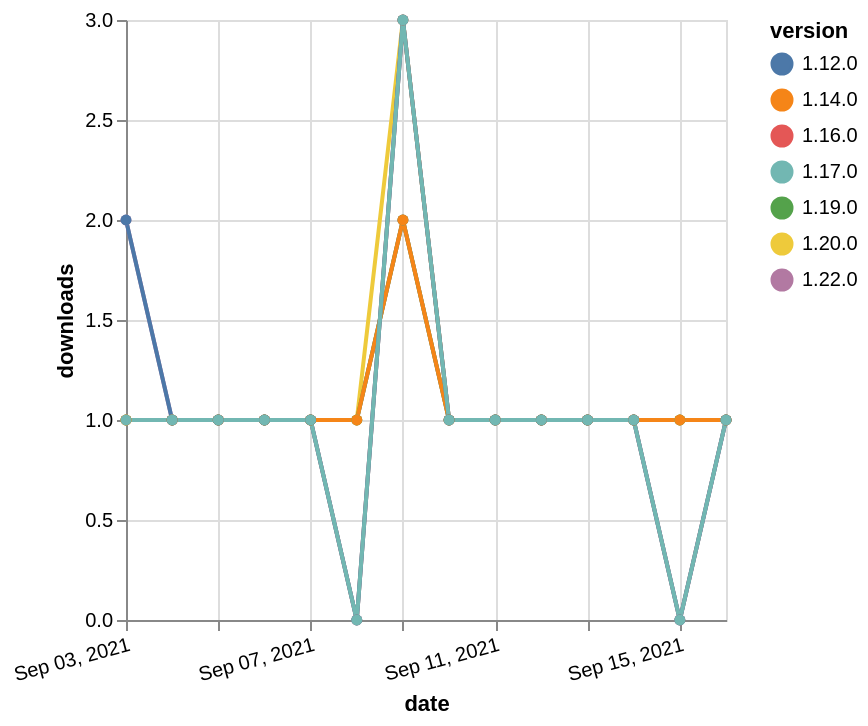

Source (Vega-Lite JSON):
### Vega-Lite specification from a JSON file in a GitHub repository (floating-point values rounded to 4 significant figures)
{"$schema": "https://vega.github.io/schema/vega-lite/v5.json", "description": "A simple bar chart with embedded data.", "data": {"values": [{"date": "2021-09-03", "total": 123, "delta": 2, "version": "1.22.0"}, {"date": "2021-09-04", "total": 124, "delta": 1, "version": "1.22.0"}, {"date": "2021-09-05", "total": 125, "delta": 1, "version": "1.22.0"}, {"date": "2021-09-06", "total": 126, "delta": 1, "version": "1.22.0"}, {"date": "2021-09-07", "total": 127, "delta": 1, "version": "1.22.0"}, {"date": "2021-09-08", "total": 128, "delta": 1, "version": "1.22.0"}, {"date": "2021-09-09", "total": 130, "delta": 2, "version": "1.22.0"}, {"date": "2021-09-10", "total": 131, "delta": 1, "version": "1.22.0"}, {"date": "2021-09-11", "total": 132, "delta": 1, "version": "1.22.0"}, {"date": "2021-09-12", "total": 133, "delta": 1, "version": "1.22.0"}, {"date": "2021-09-13", "total": 134, "delta": 1, "version": "1.22.0"}, {"date": "2021-09-14", "total": 135, "delta": 1, "version": "1.22.0"}, {"date": "2021-09-15", "total": 136, "delta": 1, "version": "1.22.0"}, {"date": "2021-09-16", "total": 137, "delta": 1, "version": "1.22.0"}, {"date": "2021-09-03", "total": 193, "delta": 1, "version": "1.20.0"}, {"date": "2021-09-04", "total": 194, "delta": 1, "version": "1.20.0"}, {"date": "2021-09-05", "total": 195, "delta": 1, "version": "1.20.0"}, {"date": "2021-09-06", "total": 196, "delta": 1, "version": "1.20.0"}, {"date": "2021-09-07", "total": 197, "delta": 1, "version": "1.20.0"}, {"date": "2021-09-08", "total": 198, "delta": 1, "version": "1.20.0"}, {"date": "2021-09-09", "total": 201, "delta": 3, "version": "1.20.0"}, {"date": "2021-09-10", "total": 202, "delta": 1, "version": "1.20.0"}, {"date": "2021-09-11", "total": 203, "delta": 1, "version": "1.20.0"}, {"date": "2021-09-12", "total": 204, "delta": 1, "version": "1.20.0"}, {"date": "2021-09-13", "total": 205, "delta": 1, "version": "1.20.0"}, {"date": "2021-09-14", "total": 206, "delta": 1, "version": "1.20.0"}, {"date": "2021-09-15", "total": 207, "delta": 1, "version": "1.20.0"}, {"date": "2021-09-16", "total": 208, "delta": 1, "version": "1.20.0"}, {"date": "2021-09-03", "total": 192, "delta": 1, "version": "1.16.0"}, {"date": "2021-09-04", "total": 193, "delta": 1, "version": "1.16.0"}, {"date": "2021-09-05", "total": 194, "delta": 1, "version": "1.16.0"}, {"date": "2021-09-06", "total": 195, "delta": 1, "version": "1.16.0"}, {"date": "2021-09-07", "total": 196, "delta": 1, "version": "1.16.0"}, {"date": "2021-09-08", "total": 196, "delta": 0, "version": "1.16.0"}, {"date": "2021-09-09", "total": 199, "delta": 3, "version": "1.16.0"}, {"date": "2021-09-10", "total": 200, "delta": 1, "version": "1.16.0"}, {"date": "2021-09-11", "total": 201, "delta": 1, "version": "1.16.0"}, {"date": "2021-09-12", "total": 202, "delta": 1, "version": "1.16.0"}, {"date": "2021-09-13", "total": 203, "delta": 1, "version": "1.16.0"}, {"date": "2021-09-14", "total": 204, "delta": 1, "version": "1.16.0"}, {"date": "2021-09-15", "total": 204, "delta": 0, "version": "1.16.0"}, {"date": "2021-09-16", "total": 205, "delta": 1, "version": "1.16.0"}, {"date": "2021-09-03", "total": 150, "delta": 1, "version": "1.19.0"}, {"date": "2021-09-04", "total": 151, "delta": 1, "version": "1.19.0"}, {"date": "2021-09-05", "total": 152, "delta": 1, "version": "1.19.0"}, {"date": "2021-09-06", "total": 153, "delta": 1, "version": "1.19.0"}, {"date": "2021-09-07", "total": 154, "delta": 1, "version": "1.19.0"}, {"date": "2021-09-08", "total": 155, "delta": 1, "version": "1.19.0"}, {"date": "2021-09-09", "total": 157, "delta": 2, "version": "1.19.0"}, {"date": "2021-09-10", "total": 158, "delta": 1, "version": "1.19.0"}, {"date": "2021-09-11", "total": 159, "delta": 1, "version": "1.19.0"}, {"date": "2021-09-12", "total": 160, "delta": 1, "version": "1.19.0"}, {"date": "2021-09-13", "total": 161, "delta": 1, "version": "1.19.0"}, {"date": "2021-09-14", "total": 162, "delta": 1, "version": "1.19.0"}, {"date": "2021-09-15", "total": 163, "delta": 1, "version": "1.19.0"}, {"date": "2021-09-16", "total": 164, "delta": 1, "version": "1.19.0"}, {"date": "2021-09-03", "total": 205, "delta": 1, "version": "1.14.0"}, {"date": "2021-09-04", "total": 206, "delta": 1, "version": "1.14.0"}, {"date": "2021-09-05", "total": 207, "delta": 1, "version": "1.14.0"}, {"date": "2021-09-06", "total": 208, "delta": 1, "version": "1.14.0"}, {"date": "2021-09-07", "total": 209, "delta": 1, "version": "1.14.0"}, {"date": "2021-09-08", "total": 210, "delta": 1, "version": "1.14.0"}, {"date": "2021-09-09", "total": 212, "delta": 2, "version": "1.14.0"}, {"date": "2021-09-10", "total": 213, "delta": 1, "version": "1.14.0"}, {"date": "2021-09-11", "total": 214, "delta": 1, "version": "1.14.0"}, {"date": "2021-09-12", "total": 215, "delta": 1, "version": "1.14.0"}, {"date": "2021-09-13", "total": 216, "delta": 1, "version": "1.14.0"}, {"date": "2021-09-14", "total": 217, "delta": 1, "version": "1.14.0"}, {"date": "2021-09-15", "total": 218, "delta": 1, "version": "1.14.0"}, {"date": "2021-09-16", "total": 219, "delta": 1, "version": "1.14.0"}, {"date": "2021-09-03", "total": 253, "delta": 2, "version": "1.12.0"}, {"date": "2021-09-04", "total": 254, "delta": 1, "version": "1.12.0"}, {"date": "2021-09-05", "total": 255, "delta": 1, "version": "1.12.0"}, {"date": "2021-09-06", "total": 256, "delta": 1, "version": "1.12.0"}, {"date": "2021-09-07", "total": 257, "delta": 1, "version": "1.12.0"}, {"date": "2021-09-08", "total": 257, "delta": 0, "version": "1.12.0"}, {"date": "2021-09-09", "total": 260, "delta": 3, "version": "1.12.0"}, {"date": "2021-09-10", "total": 261, "delta": 1, "version": "1.12.0"}, {"date": "2021-09-11", "total": 262, "delta": 1, "version": "1.12.0"}, {"date": "2021-09-12", "total": 263, "delta": 1, "version": "1.12.0"}, {"date": "2021-09-13", "total": 264, "delta": 1, "version": "1.12.0"}, {"date": "2021-09-14", "total": 265, "delta": 1, "version": "1.12.0"}, {"date": "2021-09-15", "total": 265, "delta": 0, "version": "1.12.0"}, {"date": "2021-09-16", "total": 266, "delta": 1, "version": "1.12.0"}, {"date": "2021-09-03", "total": 165, "delta": 1, "version": "1.17.0"}, {"date": "2021-09-04", "total": 166, "delta": 1, "version": "1.17.0"}, {"date": "2021-09-05", "total": 167, "delta": 1, "version": "1.17.0"}, {"date": "2021-09-06", "total": 168, "delta": 1, "version": "1.17.0"}, {"date": "2021-09-07", "total": 169, "delta": 1, "version": "1.17.0"}, {"date": "2021-09-08", "total": 169, "delta": 0, "version": "1.17.0"}, {"date": "2021-09-09", "total": 172, "delta": 3, "version": "1.17.0"}, {"date": "2021-09-10", "total": 173, "delta": 1, "version": "1.17.0"}, {"date": "2021-09-11", "total": 174, "delta": 1, "version": "1.17.0"}, {"date": "2021-09-12", "total": 175, "delta": 1, "version": "1.17.0"}, {"date": "2021-09-13", "total": 176, "delta": 1, "version": "1.17.0"}, {"date": "2021-09-14", "total": 177, "delta": 1, "version": "1.17.0"}, {"date": "2021-09-15", "total": 177, "delta": 0, "version": "1.17.0"}, {"date": "2021-09-16", "total": 178, "delta": 1, "version": "1.17.0"}]}, "width": "container", "mark": {"type": "line", "point": {"filled": true}}, "encoding": {"x": {"field": "date", "type": "temporal", "timeUnit": "yearmonthdate", "title": "date", "axis": {"labelAngle": -15}}, "y": {"field": "delta", "type": "quantitative", "title": "downloads"}, "color": {"field": "version", "type": "nominal"}, "tooltip": {"field": "delta"}}}
